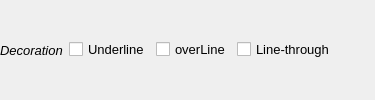
                       <widget class="QWidget" name="widget_10" native="true">
                        <layout class="QHBoxLayout" name="horizontalLayout_14">
                         <property name="leftMargin">
                          <number>0</number>
                         </property>
                         <property name="topMargin">
                          <number>0</number>
                         </property>
                         <property name="rightMargin">
                          <number>0</number>
                         </property>
                         <property name="bottomMargin">
                          <number>0</number>
                         </property>
                         <item>
                          <widget class="QLabel" name="label_69">
                           <property name="font">
                            <font>
                             <family>Arial</family>
                             <pointsize>10</pointsize>
                             <weight>50</weight>
                             <italic>true</italic>
                             <bold>false</bold>
                            </font>
                           </property>
                           <property name="text">
                            <string>Decoration</string>
                           </property>
                          </widget>
                         </item>
                         <item>
                          <widget class="QCheckBox" name="chkTdUnderline">
                           <property name="font">
                            <font>
                             <family>Arial</family>
                             <pointsize>10</pointsize>
                             <weight>50</weight>
                             <bold>false</bold>
                            </font>
                           </property>
                           <property name="text">
                            <string>Underline</string>
                           </property>
                          </widget>
                         </item>
                         <item>
                          <widget class="QCheckBox" name="chkTdOverline">
                           <property name="font">
                            <font>
                             <family>Arial</family>
                             <pointsize>10</pointsize>
                             <weight>50</weight>
                             <bold>false</bold>
                            </font>
                           </property>
                           <property name="text">
                            <string>overLine</string>
                           </property>
                          </widget>
                         </item>
                         <item>
                          <widget class="QCheckBox" name="chkTdLinethrough">
                           <property name="font">
                            <font>
                             <family>Arial</family>
                             <pointsize>10</pointsize>
                             <weight>50</weight>
                             <bold>false</bold>
                            </font>
                           </property>
                           <property name="text">
                            <string>Line-through</string>
                           </property>
                          </widget>
                         </item>
                         <item>
                          <spacer name="horizontalSpacer_5">
                           <property name="orientation">
                            <enum>Qt::Horizontal</enum>
                           </property>
                           <property name="sizeHint" stdset="0">
                            <size>
                             <width>40</width>
                             <height>20</height>
                            </size>
                           </property>
                          </spacer>
                         </item>
                        </layout>
                       </widget>
